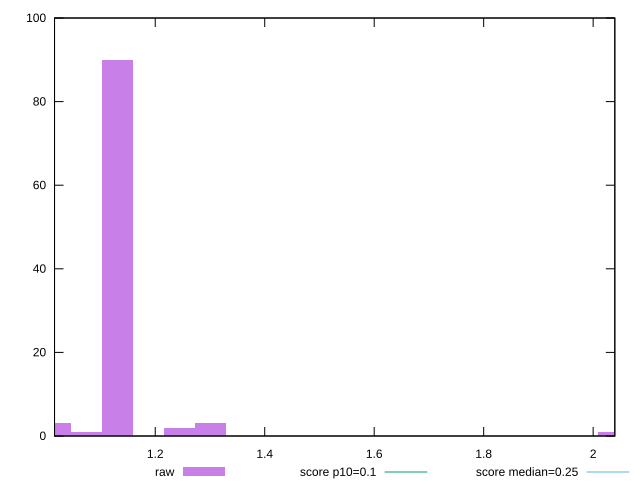

Generate this figure with gnuplot:
reset

$raw <<EOF
1.1314143588388264 90
1.3011265126646503 3
1.0182729229549436 3
1.244555794722709 2
1.074843640896885 1
2.0365458459098873 1
EOF

set key outside below
set boxwidth 0.056570717941941316
set xrange [1.016012471516927:2.0395882941351995]
set yrange [0:100]
set trange [0:100]
set style fill transparent solid 0.5 noborder

set parametric
set terminal svg size 640, 490 enhanced background rgb 'white'
set output "report_00020_2021-02-19T21:17:38.612Z2/cumulative-layout-shift/samples/pages+cached+noadtech+nomedia/raw/histogram.svg"

plot $raw title "raw" with boxes, \
     0.1,t title "score p10=0.1", \
     0.25,t title "score median=0.25"

reset
